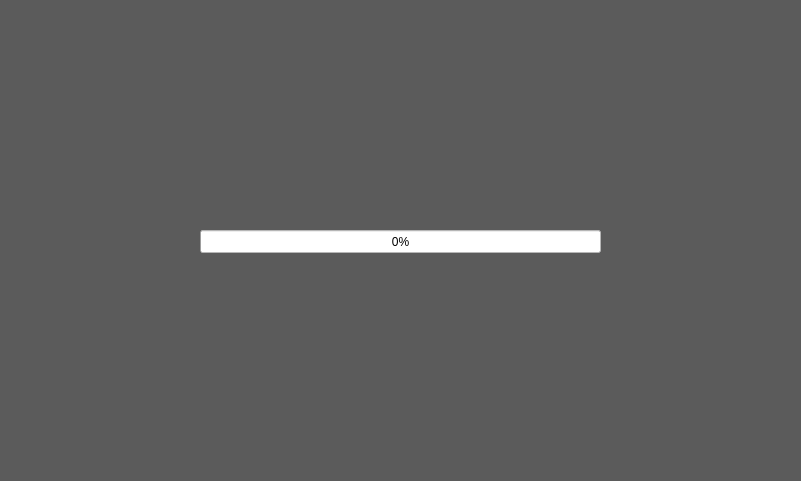
<?xml version="1.0" encoding="UTF-8"?>
<ui version="4.0">
 <class>startUpFrm</class>
 <widget class="QWidget" name="startUpFrm">
  <property name="windowModality">
   <enum>Qt::NonModal</enum>
  </property>
  <property name="geometry">
   <rect>
    <x>0</x>
    <y>0</y>
    <width>801</width>
    <height>481</height>
   </rect>
  </property>
  <property name="cursor">
   <cursorShape>WaitCursor</cursorShape>
  </property>
  <property name="windowTitle">
   <string>Form</string>
  </property>
  <property name="autoFillBackground">
   <bool>false</bool>
  </property>
  <property name="styleSheet">
   <string notr="true">background-color: rgb(91, 91, 91);ss</string>
  </property>
  <widget class="QProgressBar" name="progressBar">
   <property name="geometry">
    <rect>
     <x>200</x>
     <y>230</y>
     <width>401</width>
     <height>23</height>
    </rect>
   </property>
   <property name="cursor">
    <cursorShape>WaitCursor</cursorShape>
   </property>
   <property name="mouseTracking">
    <bool>false</bool>
   </property>
   <property name="styleSheet">
    <string notr="true">background-color: rgb(255, 255, 255);</string>
   </property>
   <property name="minimum">
    <number>0</number>
   </property>
   <property name="value">
    <number>0</number>
   </property>
   <property name="alignment">
    <set>Qt::AlignCenter</set>
   </property>
   <property name="textVisible">
    <bool>true</bool>
   </property>
   <property name="orientation">
    <enum>Qt::Horizontal</enum>
   </property>
   <property name="invertedAppearance">
    <bool>false</bool>
   </property>
   <property name="textDirection">
    <enum>QProgressBar::BottomToTop</enum>
   </property>
   <property name="format">
    <string>%p%</string>
   </property>
  </widget>
 </widget>
 <resources/>
 <connections/>
</ui>
